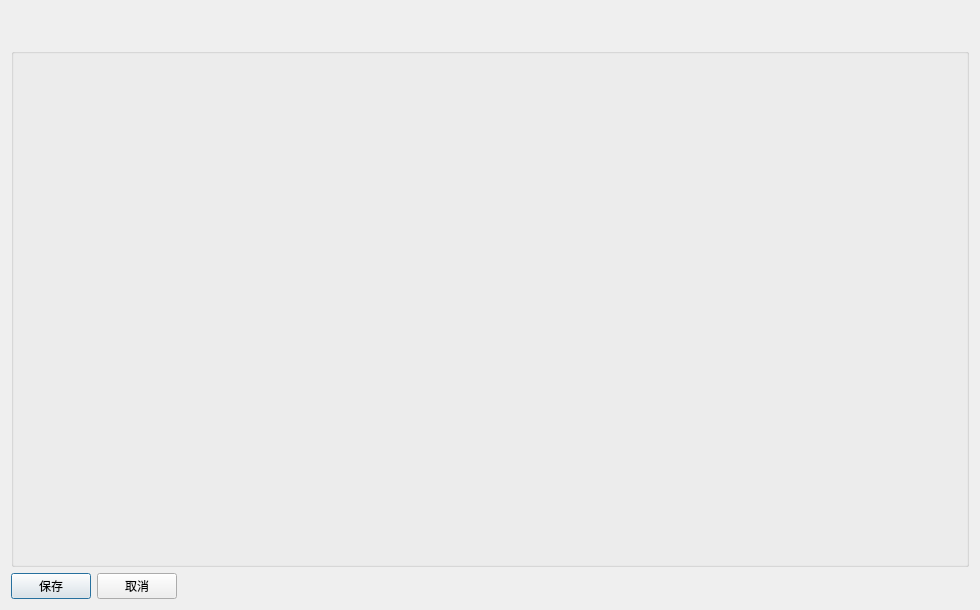
<?xml version="1.0" encoding="UTF-8"?>
<ui version="4.0">
 <class>Dialog</class>
 <widget class="QDialog" name="Dialog">
  <property name="geometry">
   <rect>
    <x>0</x>
    <y>0</y>
    <width>980</width>
    <height>610</height>
   </rect>
  </property>
  <property name="windowTitle">
   <string>Dialog</string>
  </property>
  <layout class="QGridLayout" name="gridLayout">
   <item row="2" column="0">
    <layout class="QHBoxLayout" name="horizontalLayout">
     <item>
      <widget class="QPushButton" name="pushButton_accept">
       <property name="sizePolicy">
        <sizepolicy hsizetype="Fixed" vsizetype="Fixed">
         <horstretch>0</horstretch>
         <verstretch>0</verstretch>
        </sizepolicy>
       </property>
       <property name="text">
        <string>保存</string>
       </property>
      </widget>
     </item>
     <item>
      <widget class="QPushButton" name="pushButton_cancel">
       <property name="sizePolicy">
        <sizepolicy hsizetype="Fixed" vsizetype="Fixed">
         <horstretch>0</horstretch>
         <verstretch>0</verstretch>
        </sizepolicy>
       </property>
       <property name="text">
        <string>取消</string>
       </property>
      </widget>
     </item>
     <item>
      <spacer name="horizontalSpacer">
       <property name="orientation">
        <enum>Qt::Horizontal</enum>
       </property>
       <property name="sizeHint" stdset="0">
        <size>
         <width>40</width>
         <height>20</height>
        </size>
       </property>
      </spacer>
     </item>
    </layout>
   </item>
   <item row="1" column="0">
    <widget class="QGroupBox" name="groupBox_oripaper">
     <property name="sizePolicy">
      <sizepolicy hsizetype="Preferred" vsizetype="Preferred">
       <horstretch>1</horstretch>
       <verstretch>4</verstretch>
      </sizepolicy>
     </property>
     <property name="title">
      <string/>
     </property>
     <layout class="QGridLayout" name="gridLayout_6"/>
    </widget>
   </item>
   <item row="0" column="0">
    <widget class="QLabel" name="label_formname">
     <property name="font">
      <font>
       <pointsize>20</pointsize>
      </font>
     </property>
     <property name="text">
      <string/>
     </property>
     <property name="alignment">
      <set>Qt::AlignCenter</set>
     </property>
    </widget>
   </item>
  </layout>
 </widget>
 <resources/>
 <connections/>
</ui>
